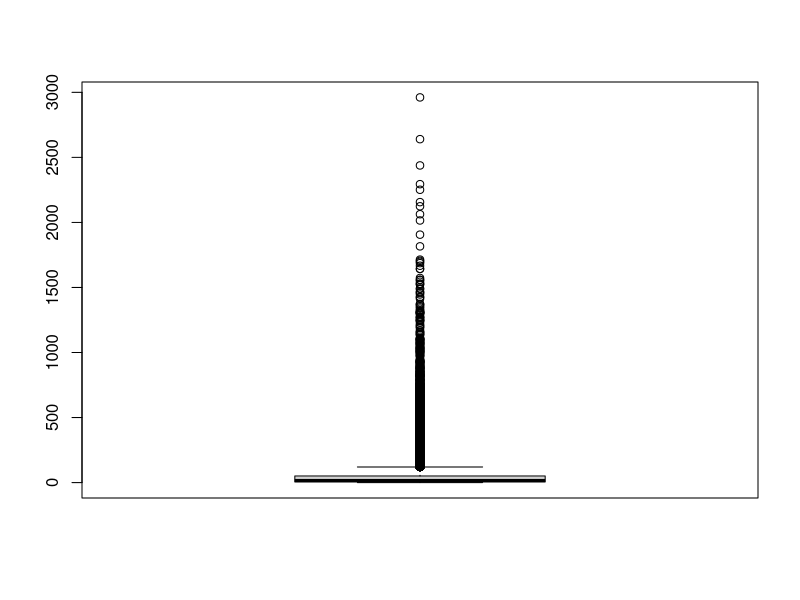
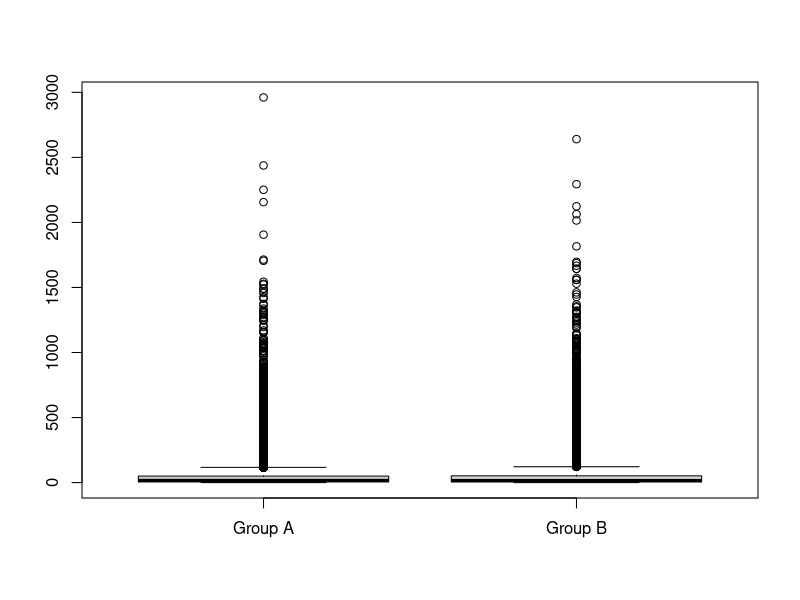
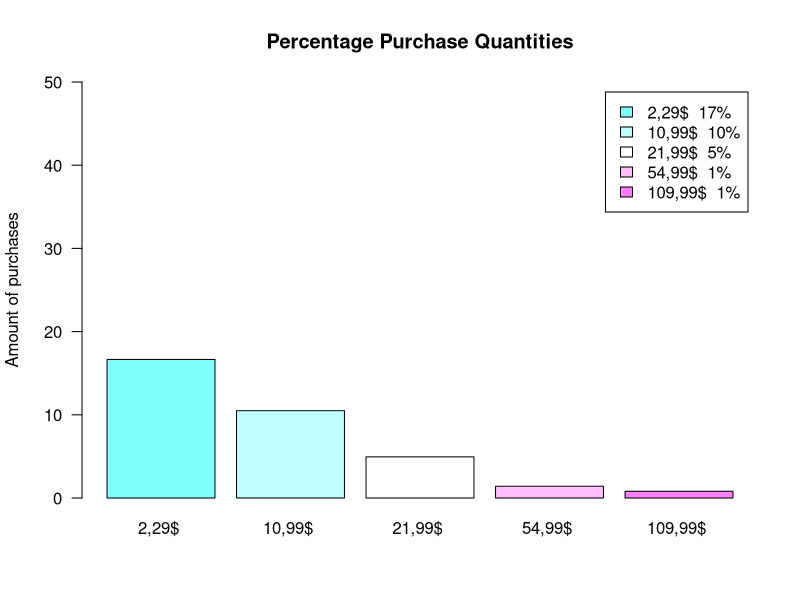
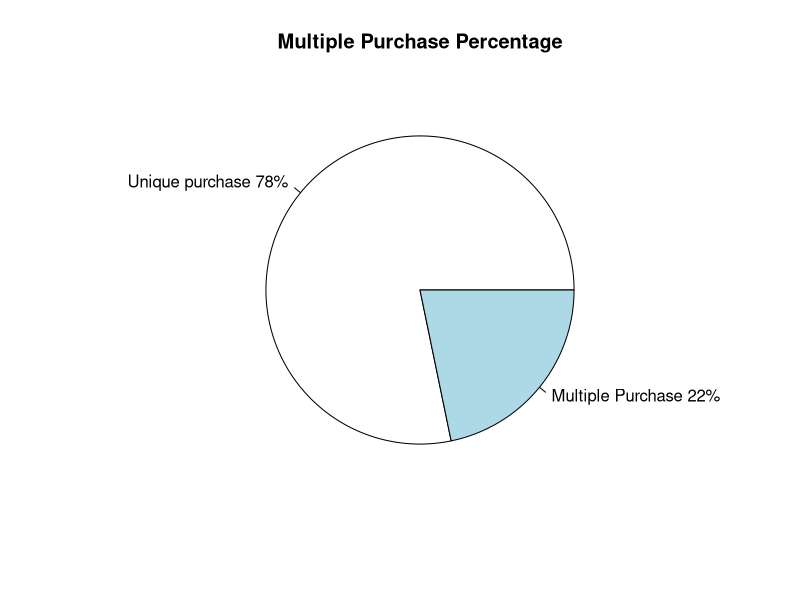
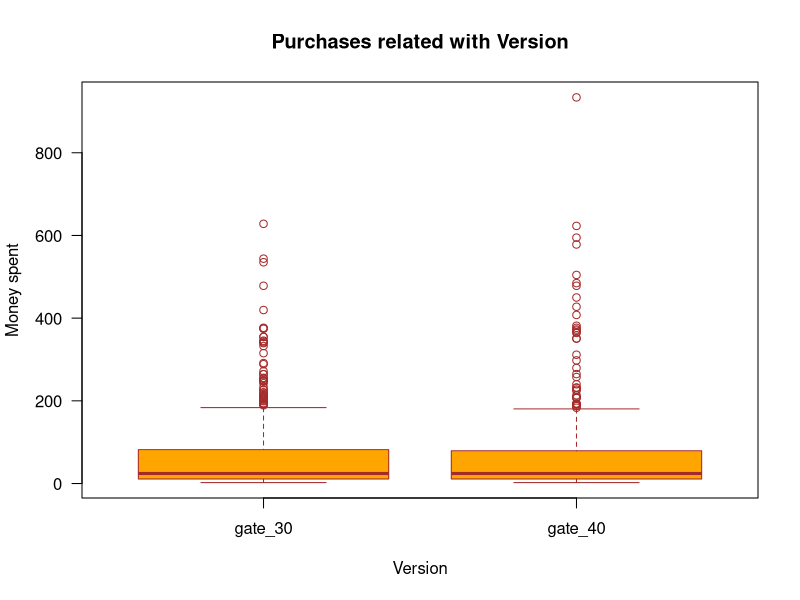
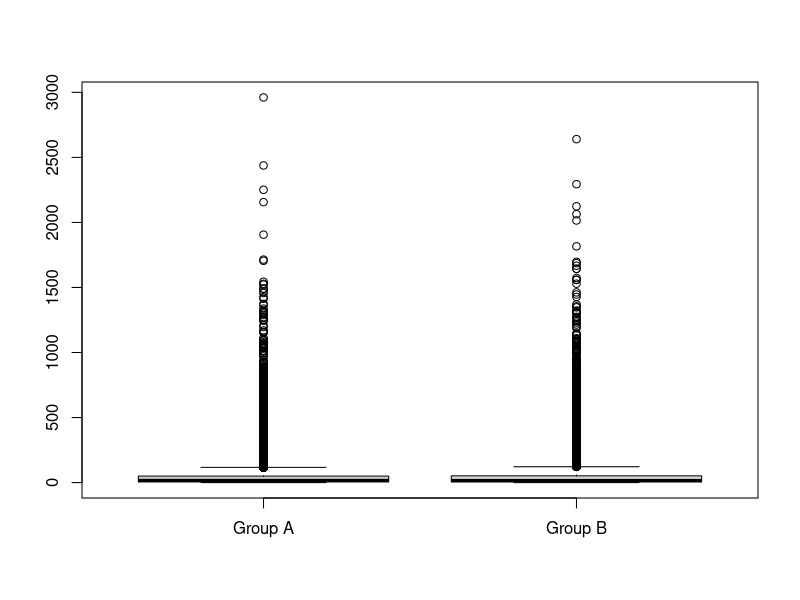
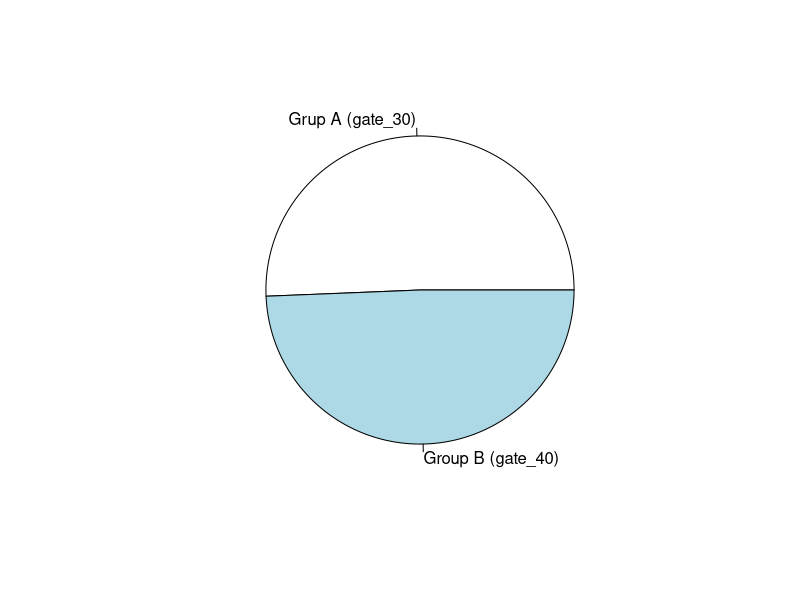
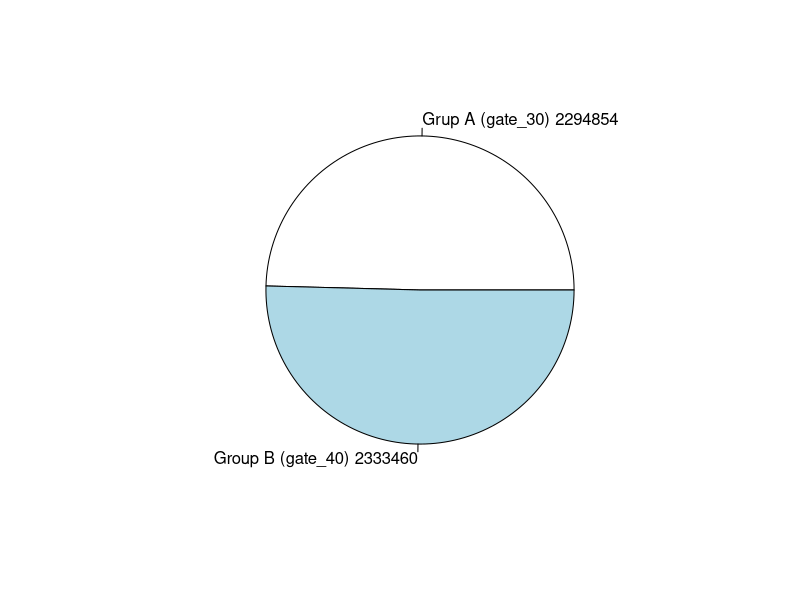

These figures' R source, in order:
## ---- chunk 1
knitr::opts_chunk$set(echo = TRUE)
## ---- chunk 2
  DS <- read.csv("cookie_cats_ABtest.csv", sep = ",")
  PR <- read.csv("cookie_cats_purch.csv", sep = ",")
  
  str(DS)
  str(PR)
## ---- chunk 3
  naUserid <- which(is.na(DS$userid)) ; naUserid
  DS <- DS[-naUserid, ]
## ---- chunk 4
  table(DS$retention_1)
  DS$retention_1[DS$retention_1 == "false "] = FALSE
  DS$retention_1[DS$retention_1 == "  true "] = TRUE
  table(DS$retention_1)
## ---- chunk 5
  DS <- DS[-which.max(DS$sum_gamerounds), ]
## ---- chunk 6
  inexistentValues <- which((PR$id %in% DS$userid) == FALSE) ; inexistentValues
  PR <- PR[-inexistentValues, ]
  which((PR$id %in% DS$userid) == FALSE)
## ---- chunk 7
  naPurch <- which(is.na(PR$purch)) ; naPurch
  PR <- PR[-naPurch, ]
## ---- chunk 8
  PR['purch'] <-  as.numeric(gsub("[a-zA-Z]","", PR$purch))
## ---- chunk 9
  PR$purch[PR$purch < 0] <- -(PR$purch[PR$purch < 0])
  unique(PR$purch)
## ---- chunk 10
  library(dplyr)

  PR.different.purch <- PR
  PR <- PR %>% group_by(id) %>%
  summarise(purch=sum(purch)) %>%
  as.data.frame()
## ---- chunk 11
  library(dplyr)
  merge.all <-merge(DS,PR,by.x="userid",by.y="id", all = TRUE)
  merge.all$purch[is.na(merge.all$purch)] <- 0
  
  merge.purch = merge(DS,PR,by.x="userid",by.y="id")
## ---- chunk 12
  nrow(DS)
## ---- chunk 13
  table(DS$version)
## ---- chunk 14
  boxplot(DS$sum_gamerounds)
  groupA <- DS$sum_gamerounds[DS$version == "gate_30"]
  groupB <- DS$sum_gamerounds[DS$version == "gate_40"]
  boxplot(groupA, groupB, names = c("Group A", "Group B"))
## ---- chunk 15
  activeUsersDay1 <- sum(DS$retention_1 == TRUE)
  totalUsers <- nrow(DS)
  percentageRetentionDay1 <- activeUsersDay1 * 100 / totalUsers
  paste(as.character(round(percentageRetentionDay1, 3)),"%")
## ---- chunk 16
  activeUsersDay7 <- sum(DS$retention_1 == TRUE & DS$retention_7 == TRUE)
  percentageRetentionDay7 <- activeUsersDay7 * 100 / totalUsers
  paste(as.character(round(percentageRetentionDay7, 3)),"%")
## ---- chunk 17
  non.playing.users <- sum(DS$retention_1 == FALSE & DS$retention_7 == FALSE) ; non.playing.users
## ---- chunk 18
  percentageNonPlayingUsers <- non.playing.users * 100 / totalUsers
  paste(as.character(round(percentageNonPlayingUsers, 2)),"%")
## ---- chunk 19
  num.users.DS <- nrow(DS)
  num.users.PR <- nrow(PR) ; num.users.PR

  purch.2.29 <- sum(length(PR$purch[PR$purch == "2.29"])) * 100 / num.users.PR 
  purch.10.99 <- sum(length(PR$purch[PR$purch == "10.99"])) * 100 / num.users.PR
  purch.21.99 <- sum(length(PR$purch[PR$purch == "21.99"])) * 100 / num.users.PR
  purch.54.99 <- sum(length(PR$purch[PR$purch == "54.99"])) * 100 / num.users.PR
  purch.109.99 <- sum(length(PR$purch[PR$purch == "109.99"])) * 100 / num.users.PR
  
  purch.quantities <- c(purch.2.29, purch.10.99, purch.21.99, purch.54.99, purch.109.99)
  
  myLables <- c("2,29$ ", "10,99$ ", "21,99$ ", "54,99$ ", "109,99$ ")
  myLables2 <- paste(round(purch.quantities),"%", sep = "")
  myLables2
  myLables3 <- paste(myLables, myLables2)
  
  barplot(purch.quantities, names = myLables, col = cm.colors(length(purch.quantities)), legend.text = myLables3, ylim = c(0, 50), main = "Percentage Purchase Quantities", ylab = "Amount of purchases", las = 1)
    
## ---- chunk 20
  repeated <- length(table(PR.different.purch$id)) ; repeated
  percentage.multiple.purchases <- repeated * 100 / nrow(PR.different.purch)
  pct.paying.users <- (nrow(PR.different.purch)-repeated) * 100 / nrow(PR.different.purch) ; pct.paying.users
  
  total.pct <- c(pct.paying.users, percentage.multiple.purchases)
  
  lable1 <- c("Unique purchase", "Multiple Purchase")
  lable2 <- paste(round(total.pct), "%", sep = "") ; lable2
  lable3 <- paste(lable1, lable2) ; lable3
  
  pie(c(pct.paying.users, percentage.multiple.purchases), lable3, main = "Multiple Purchase Percentage")
## ---- chunk 21
  mean <- mean(PR$purch); mean
  max <- max(PR$purch); max
  min <- min(PR$purch)
  
  top3.max.purchase <- round(sort(PR$purch, decreasing = TRUE),)[1:3]
  boxplot(merge.purch$purch ~ merge.purch$version, main = "Purchases related with Version", xlab="Version", ylab="Money spent", col="orange", border="brown", las = 1)
## ---- chunk 22
  num.users.DS <- nrow(DS) ; num.users.DS
  num.users.PR <- length(table(PR)) ; num.users.PR
  
  PR.AND.DS.USERS <- sum(num.users.DS, num.users.PR)
  
  conversion.rate <- (num.users.PR / PR.AND.DS.USERS) * 100
  paste(as.character(round(conversion.rate, 2)), "%") ; conversion.rate

## ---- chunk 23
  total.revenue <- sum(PR$purch)
  ARPU <- total.revenue / PR.AND.DS.USERS

## ---- chunk 24
  ARPPU <- total.revenue / num.users.PR

## ---- chunk 25
  #d1 <- c(conversion.rate, ARPU, ARPPU)
  #knitr::kable(d1, format = "pipe", col.names = "Conversion Rate", "ARPU", "ARPPU")
  
  

## ---- chunk 26
 boxplot(groupA, groupB, names = c("Group A", "Group B"))
## ---- chunk 27
 GroupAtotalUsersRetention<-length(DS$userid[DS$retention_1=="TRUE" & DS$retention_7 =="TRUE" & DS$version == "gate_30"]) 
 GroupBtotalUsersRetention<-length(DS$userid[DS$retention_1=="TRUE" & DS$retention_7 =="TRUE" & DS$version == "gate_40"])
 totalUsersWithMaxRetention<- c(GroupAtotalUsersRetention,GroupBtotalUsersRetention)
 pie(totalUsersWithMaxRetention,labels=c("Grup A (gate_30)","Group B (gate_40)"))

## ---- chunk 28
 GroupASumGameRounds<-sum(DS$sum_gamerounds[ DS$version == "gate_30"]) 
 GroupBSumGameRounds<-sum(DS$sum_gamerounds[ DS$version == "gate_40"]) 

 gameRoundsVector<- c(GroupASumGameRounds,GroupBSumGameRounds)
 aTmp<-paste("Grup A (gate_30)",GroupASumGameRounds)
 bTmp<-paste("Group B (gate_40)",GroupBSumGameRounds)
 pie(gameRoundsVector,labels=c( aTmp, bTmp))

## ---- chunk 29
length(DS$userid[DS$version=="gate_30"])
length(DS$userid[DS$version=="gate_40"])
  #stdev <- sqrt(sum((dataset$A)^2) / (length(dataset$A)-1))
## ---- chunk 30
meanGroupA<- mean(DS$sum_gamerounds[DS$version=="gate_30"] )
meanGroupA
meanGroupB<- mean(DS$sum_gamerounds[DS$version=="gate_40"] )
meanGroupB
s1<-sd(DS$sum_gamerounds[DS$version=="gate_30"])
s2<-sd(DS$sum_gamerounds[DS$version=="gate_40"])

Tobs<-(meanGroupA-meanGroupB)/sqrt(s1^2/meanGroupA + s2^2/meanGroupB)
Tobs
  #stdev <- sqrt(sum((dataset$A)^2) / (length(dataset$A)-1))
degreesOfFredom<-(s1^2/meanGroupA + s2^2/meanGroupB)^2 /
  ( ((s1^2/meanGroupA)^2/meanGroupA-1) + ((s2^2/meanGroupB)^2/(meanGroupB-1) ))
degreesOfFredom
## ---- chunk 31
Talpha = qt ( 0.05, df=degreesOfFredom,lower.tail=FALSE )#sumGameRounds40-sumGameRounds30>0 creo
Talpha
## ---- chunk 32
h0CanBeRejected<-Tobs>Talpha
h0CanBeRejected
## ---- chunk 33
p<-pt(Tobs,df=degreesOfFredom,lower.tail=FALSE)
p
alpha <- 0.005
canRejectH0WithPvalue <- p<alpha
canRejectH0WithPvalue
## ---- chunk 34
  plot(merge.all$purch, merge.all$sum_gamerounds, ylab = "Number of Game Rounds", xlab = "Amount spent by user in EUR", main = "Relationship between the game rounds and the purchases")
## ---- chunk 35
  lm.all <- lm(purch ~ sum_gamerounds, merge.all)
  lm.all
  
  lm.just.purch <- lm(purch ~ sum_gamerounds, merge.purch)
  lm.just.purch
  
  plot(merge.all$sum_gamerounds, merge.all$purch, main = "lm.all")
  abline(lm.all)
  
  plot(merge.purch$sum_gamerounds, merge.purch$purch, main = "lm.just.purch")
  abline(lm.just.purch)
## ---- chunk 36
  summary(lm.all)
  summary(lm.just.purch)
## ---- chunk 37
  invest <- 50
  new.ds <- data.frame(sum_gamerounds=invest)
  prediction = predict(lm.just.purch, new.ds)
  prediction <- round(prediction, digits = 2)
  prediction
## ---- chunk 38
  simulation.gamerounds <- seq(from = 0, to = 1000, by = 50)
  new.ds <- data.frame(sum_gamerounds=simulation.gamerounds)
  simulation.purch <- predict(lm.just.purch, new.ds)
  simulation.purch <- round(simulation.purch, digits = 2)
  
  ds.simulation <- data.frame(simulation.gamerounds, simulation.purch)
  names(ds.simulation)[1] <- "Game Rounds"
  names(ds.simulation)[2] <- "Purch"
    
  knitr::kable(ds.simulation, "simple", align = "lccrr", caption = "Purch simulation from 0 until 1000 game rounds")
## ---- chunk 39
  plot(ds.simulation, ylab = "Purch (EUR)", xlab = "Number of Game Rounds", main = "Purch simulation from 0 until 1000 game rounds")
